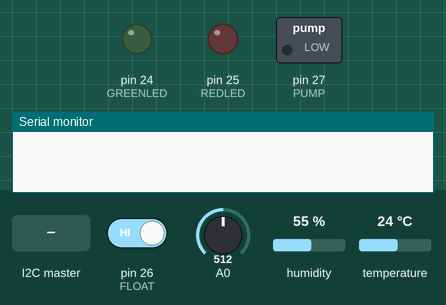
Bench run of a sketch on a simulated Arduino Mega 2560, built with avr-gcc and run on an emulated ATmega2560. Shown: switched loads named in the sketch (green lamp = pin HIGH), output pins drawn as LEDs (lit = HIGH), the last lines printed to the serial monitor. The test bench sets the inputs (shaded band); at power-on: A0 = 512, pin 26 (FLOAT) HIGH, humidity 55 %, temperature 24 °C.

Above: at 1.2 s.
1.3 s: the I2C master sends the byte 90
At 3.0 s:
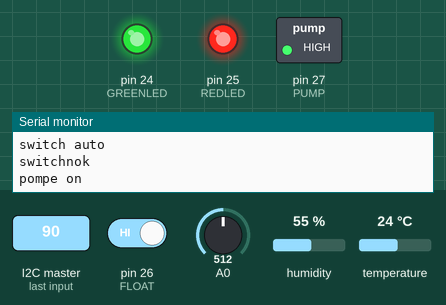
7.5 s: A0 set to 110
11.2 s: A0 set to 98
At 12.6 s:
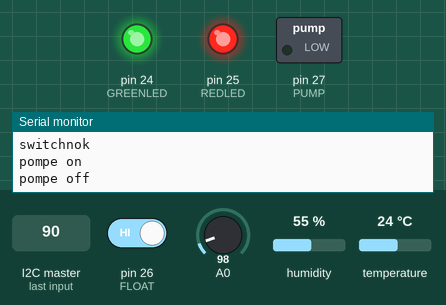
19.6 s: the I2C master sends the byte 200
At 21.3 s:
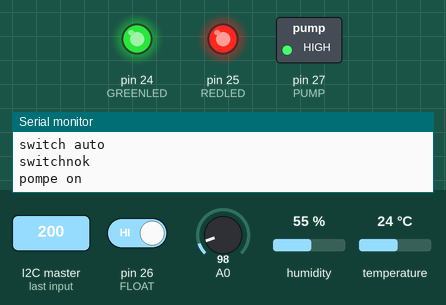
25.7 s: the I2C master sends the byte 1
At 29.3 s:
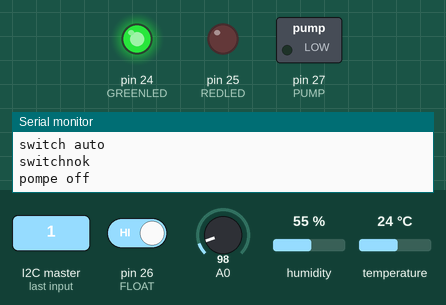
Timing chart, 0 to 30.7 s (numbered marks = the images above; inputs shaded):
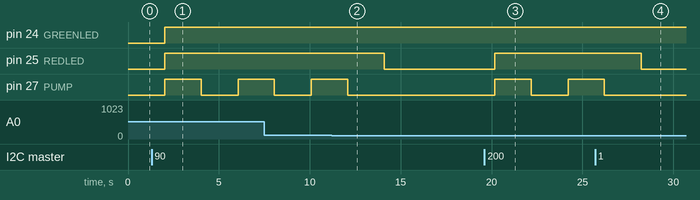

Measured:
- the behaviour switches between 104 and 103 on A0 (found by bisection; images 1 and 2)
- after the input at 1.3 s, pin 24 (GREENLED), pin 25 (REDLED): LOW → HIGH after 0.73 s; pin 27 (PUMP): LOW → HIGH after 0.73 s, → LOW 2.0 s later, → HIGH 2.0 s later
- after the input at 11.2 s, pin 25 (REDLED): HIGH → LOW after 2.9 s; pin 27 (PUMP): goes on until 12.1 s, then stays LOW
- after the input at 19.6 s, pin 25 (REDLED): LOW → HIGH after 0.58 s; pin 27 (PUMP): LOW → HIGH after 0.58 s, → LOW 2.0 s later, → HIGH 2.0 s later
- after the input at 25.7 s, pin 25 (REDLED): HIGH → LOW after 2.5 s; pin 27 (PUMP): goes on until 26.2 s, then stays LOW

The sketch:

auto-plant_arduino_mega.ino
```cpp
   #include <Wire.h>
   #include "DHT.h"

   #define I2CAddressESPWifi 8
   #define REDLED 25
   #define GREENLED 24
   #define FLOAT 26
   #define PUMP 27
   #define DHTPIN 23
   #define DHTTYPE DHT11
DHT dht(DHTPIN, DHTTYPE);

int x;
int y;
int moistureLevel;
int moistureLevelTarget;
float u ;
int sens = 1; // reglage sensibilité
float v;
int sensorTemperature;
int sensorHumidity;
bool waterEmpty;
bool waterSwitchAuto;
bool waterSwitchEnabled;
int switcho;

void setup() {
  // put your setup code here, to run once:
Serial.begin (115200);
  dht.begin();
  pinMode(GREENLED, OUTPUT);
  pinMode(REDLED, OUTPUT);
  pinMode(PUMP, OUTPUT);
  pinMode(FLOAT, INPUT);
  waterEmpty = true;
    Wire.begin(I2CAddressESPWifi);
    Wire.onReceive(espWifiReceiveEvent);
    Wire.onRequest(espWifiRequestEvent);

}

void loop()
{
  // put your main code here, to run repeatedly:
      delay(1000);
     readTemperatureHumidity();
     relevetemperature();
     readWaterLevel();
     updateLEDs();
     controlPump();
 }

 void relevetemperature()
 {
 x = analogRead(A0);
    Serial.print( x );

   if ( x < sens ){
     moistureLevel = 101;
     }
   if ( x >= sens ) {
    y = 1024 - x ;
     u = 1024 - sens;
     v = 100 / u;
       moistureLevel = y * v;

  }
  Serial.print("calcul ");//aide au debugage
  Serial.println( u );
  Serial.print("moisturelevel ");//aide au debugage
    Serial.println( moistureLevel );

 }

 void readTemperatureHumidity()
   {
    delay(1000);
    sensorHumidity = dht.readHumidity();
      Serial.println(sensorHumidity);//aide au debugage
      sensorTemperature = dht.readTemperature();
      Serial.println(sensorTemperature);//aide au debugage
    // if humidity read failed, don't change h value
    if (isnan(sensorHumidity ) && isnan(sensorTemperature))
    {
      Serial.println("Failed to read from DHT sensor!");
        }
   }

void readWaterLevel()
{
  //  read water level sensor // j ai repris sa logique
  if ( moistureLevel < moistureLevelTarget ) {
    waterEmpty = true;
    Serial.println("recu beseoin d eau");
  } else {
    waterEmpty = false;
    Serial.println("recu j ai pas soif");
  }
}

void updateLEDs() {
  // Control green led
  if (waterSwitchAuto == 1)
  {
    digitalWrite(GREENLED, HIGH);
     Serial.println("switch auto"); // aide au debugage

  }
  else
  {
    digitalWrite(GREENLED, LOW);
     Serial.println("switch off"); // aide au debugage
  }
  // Control red led
  if (waterEmpty)
  {
    digitalWrite(REDLED, HIGH);
  }
  else
  {
    digitalWrite(REDLED, LOW);
  }
}

void pompemanuel() {

  switcho = digitalRead(FLOAT);
  if ( (switcho) == LOW ) {
    waterSwitchEnabled == true;
    Serial.println("switchok");
  }
  if ( (switcho) == HIGH ) {
    waterSwitchEnabled == false;
     Serial.println("switchnok");
  }
  }

  void controlPump() {

    pompemanuel();
    // Control pump
  if (waterSwitchAuto && waterEmpty ) {
    digitalWrite(PUMP, HIGH);
    Serial.println("pompe on"); // aide au debugage
    delay(2000);
    digitalWrite(PUMP, LOW);
  }
   if ( waterEmpty && !waterSwitchAuto && ((switcho) == LOW) ){
     digitalWrite(PUMP, HIGH);
    Serial.println("pompe on"); // aide au debugage
  }
  else {
    digitalWrite(PUMP, LOW);
     Serial.println("pompe off"); // aide au debugage
  }
}

void espWifiReceiveEvent(int count)
    {
    Serial.println("Recu");
    while (Wire.available())
    {
      moistureLevelTarget = Wire.read();
      Serial.println(moistureLevelTarget);//aide au debugage
      waterSwitchAuto = Wire.read();
      Serial.println(waterSwitchAuto);//aide au debugage
      int c = Wire.read();
      Serial.println(c);
    }
    }
    void espWifiRequestEvent()
    {
         Wire.write(moistureLevel);
      Wire.write(sensorTemperature);
      Wire.write(sensorHumidity);
    }
```
